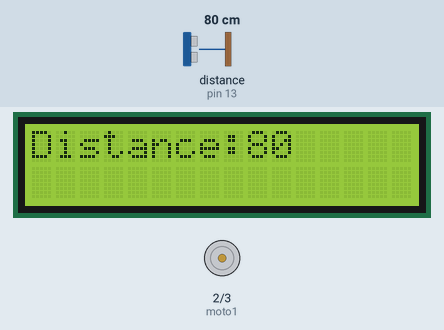
Simulated run of this sketch. Board: Arduino Mega 2560, built with avr-gcc and run on an emulated ATmega2560. Parts: 16×2 character LCD, motor-driver pin pairs drawn as motors (green arrow = first pin HIGH = forward, orange = second pin HIGH = backward, longer = more drive). Wiring (inferred from the names in the program): ultrasonic range finder: trigger pin 12; echo pin 13. Inputs (shaded band) come from the test bench; at power-on: distance to the obstacle (sensor on pin 13) 80 cm. The echo pulse lasts 58.3 µs per cm; what the sketch prints to the serial monitor is not drawn.

Above: at 1.2 s.
1.3 s: distance to the obstacle (sensor on pin 13) set to 32 cm
At 2.6 s:
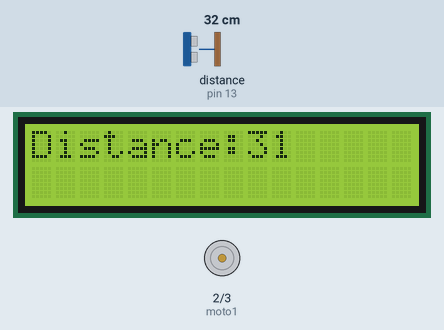
3.0 s: distance to the obstacle (sensor on pin 13) set to 30 cm
At 4.3 s:
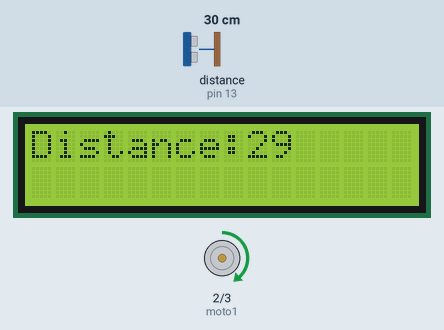
4.6 s: distance to the obstacle (sensor on pin 13) set to 18 cm
At 4.9 s:
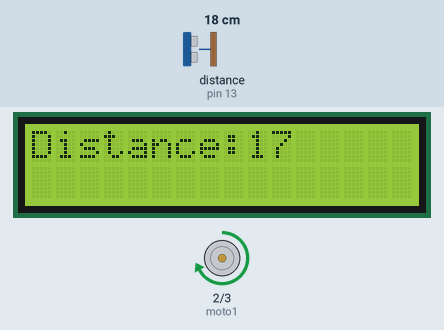
6.1 s: distance to the obstacle (sensor on pin 13) set to 24 cm
At 6.6 s:
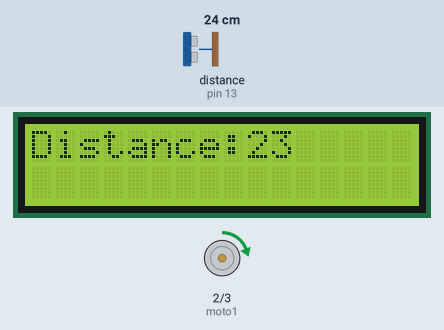
Timing chart, 0 to 8.6 s (numbered marks = the images above; inputs shaded):
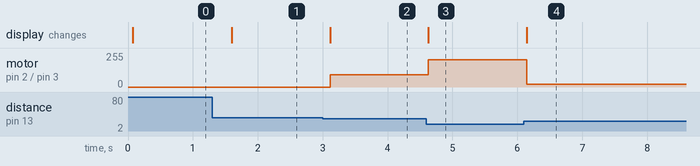

Measured:
- the behaviour switches between 31 and 30 cm on distance to the obstacle (sensor on pin 13) (found by bisection; images 1 and 2)
- the behaviour switches between 22 and 23 cm on distance to the obstacle (sensor on pin 13) (found by bisection; images 3 and 4)
- after the input at 1.3 s, the display: changes after 0.30 s (image 1)
- after the input at 3.0 s, motor on pin 2 (moto1) / pin 3 (moto2): stopped → forward 93/255 after 0.11 s; the display: changes after 0.11 s (image 2)
- after the input at 4.6 s, motor on pin 2 (moto1) / pin 3 (moto2): forward 93/255 → forward 204/255 at once; the display: changes at once (image 3)
- after the input at 6.1 s, motor on pin 2 (moto1) / pin 3 (moto2): forward 204/255 → forward 21/255 after 0.05 s; the display: changes after 0.05 s (image 4)

The sketch:

__________.ino
```cpp
#define trig 12
#define echo 13
#define low LOW
#define high HIGH
#define output OUTPUT
#define input INPUT
const int moto1 = 2 ;
const int moto2 = 3 ;


#include <LiquidCrystal.h>
LiquidCrystal lcd(49,48,47,43,42,41);

long ping(){
    digitalWrite(trig, low);
    delayMicroseconds(12);
    digitalWrite(trig,high);
    delayMicroseconds(10);
    digitalWrite(trig, low);
    return pulseIn(echo,high);
}

void setup(){
    pinMode(moto1, output);
    pinMode(moto2, output);
    pinMode(trig, output);
    pinMode(echo, input);
    digitalWrite(moto2, low);

    Serial.begin(9600);
    lcd.begin(16,2);
    lcd.print("Distance: cm");
}

void loop(){
    long duration,cm;
    String result = "Distance: ";
    duration = ping();
    cm = duration/58;
    result+=cm;
    result+="(cm)";
    Serial.println(result);
    lcd.setCursor(0,0);
    lcd.print("Distance:         cm");
    lcd.setCursor(9,0);
    lcd.print(cm);

    if(cm>3 && cm<30){
        analogWrite(moto1,(cm*12)%255);
    }
    else {
        digitalWrite(moto1, low);
        digitalWrite(moto2, low);
    }
    delay(500);

}

void backward()
{
    digitalWrite(moto1, low);
    digitalWrite(moto2, high);
}
```
